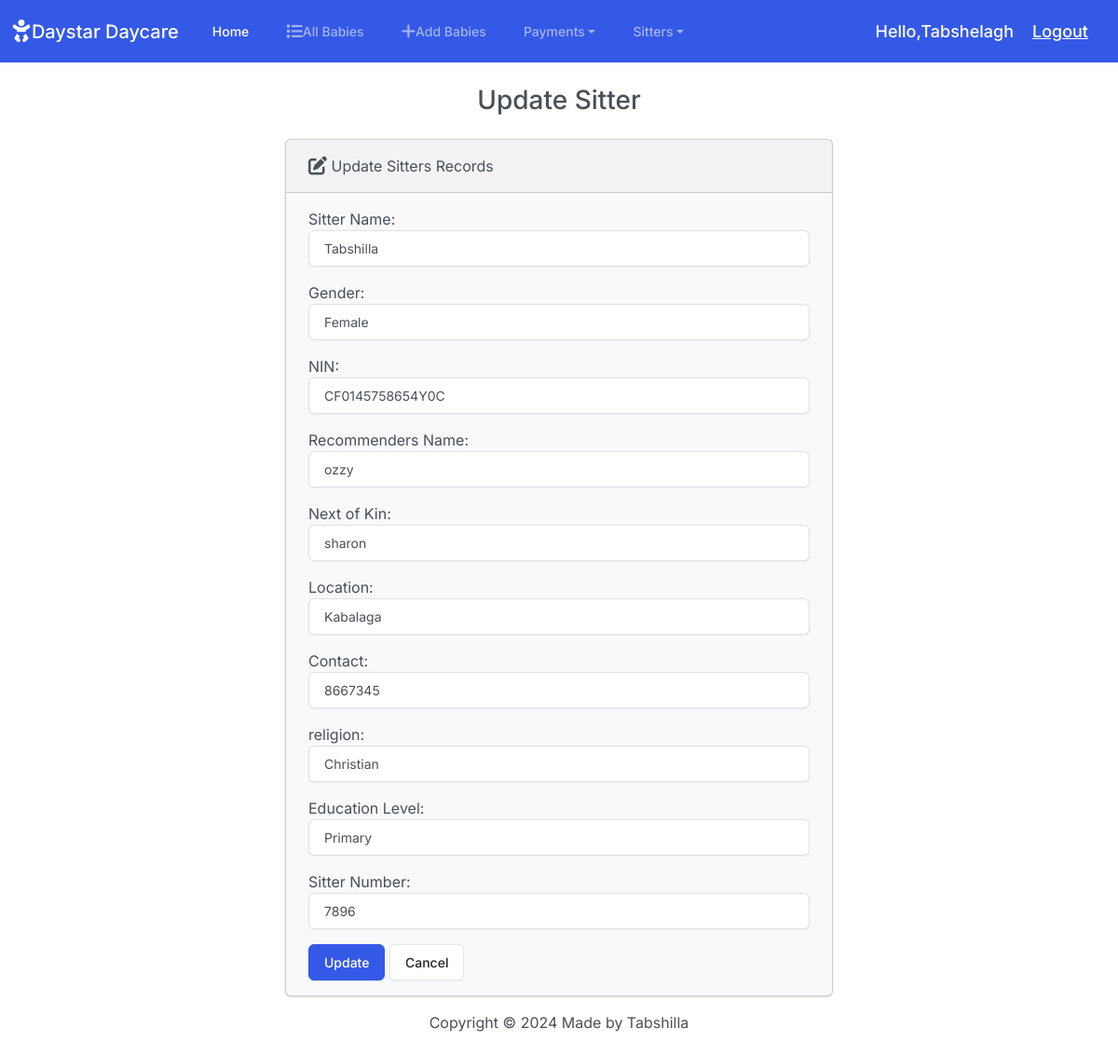
The page /editsitter/1/ (signed in) on the database its author committed.
### DaystarApp/models.py (models this page shows, shortened)
class Sitter(models.Model):
    GENDER_CHOICES = (
        ('Male', 'Male'),
        ('Female', 'Female'),
    )
    RELIGION_CHOICES = (
        ('Christian', 'Christian'),
        ('Muslim', 'Muslim'),
        ('Other', 'Other'),
    )
    EDUCATION_LEVEL_CHOICES = (
        ('Primary', 'Primary'),
        ('Secondary', 'Secondary'),
        ('University', 'University'),
    )
    S_name = models.CharField(max_length=200,null=True,blank=True)
    Gender = models.CharField(max_length=10,choices=GENDER_CHOICES)
    location = models.CharField(max_length=200, default="Kabalaga")
    next_of_kin = models.CharField(max_length=200)
    recommenders_name = models.CharField(max_length=200)
    religion = models.CharField(max_length=100, choices=RELIGION_CHOICES, blank=True)
    NIN = models.CharField(max_length=30, unique=True)
    education_level = models.CharField(max_length=200, choices=EDUCATION_LEVEL_CHOICES)
    sitter_number = models.CharField(max_length=200, unique=True)
    contact = models.IntegerField(null= True)

### DaystarApp/views.py (the view)
# urls.py: path('editsitter/<int:id>/', views.editsitter, name='editsitter'),
def editsitter(request,id):
    if request.method =='POST':
     sitter = Sitter.objects.get(pk=id)
     form = SittersForm(request.POST, instance=sitter)
     if form.is_valid():
        form.save()
        return render(request, 'DaystarApp/editsitter.html', {
            'form':form,
            'success':True
            })
    else:
        sitter = Sitter.objects.get(pk=id)
        form = SittersForm(instance=sitter)
    return render(request, 'DaystarApp/editsitter.html',{'form':form})

### DaystarApp/templates/DaystarApp/editsitter.html (shortened to what this page needs)
{% extends "DaystarApp/base.html" %}
{% block body %}
<h3 class="text-center m-4"> Update Sitter</h3>
{% if success %}
<div class="alert alert-success" role="alert">
    The Sitter is updated successfully
    <a href= "{% url 'index' %}" class="alert-link">Go to Home Page</a>
</div>
{% else %}
   <div class='row justify-content-center'>
    <div class='col-md-6'>
        <div class="card bg-light mb-3">
            <div class="card-header">
                <i class="fa-solid fa-pen-to-square fa-lg"></i>
                Update Sitters Records
            </div>
            <div class="card-body">
              <form action="{% url 'editsitter' Sitter.id %}" method="POST">
                {{ form.as_p }}
                <button type="submit" class="btn btn-primary">Update</button>
                <a href="{% url 'index' %}" class="btn btn-secondary">Cancel</a>
              </form>
            </div>
          </div>
{% endif %}
{% endblock  %}

### DaystarApp/templates/DaystarApp/base.html (shortened to what this page needs)
{% load static %}
<!DOCTYPE html>
<html lang="en">
<head>
    <link rel="stylesheet" href="https://cdnjs.cloudflare.com/ajax/libs/font-awesome/6.5.2/css/all.min.css" >
    <link href="{% static 'css/bootstrap.min.css' %}" rel="stylesheet">
</head>
<body class="d-flex flex-column min-vh-100">
    <nav class="navbar navbar-expand-lg bg-primary" data-bs-theme="dark">
        <div class="container-fluid">
          <a class="navbar-brand" href="{% url 'index' %}">
            <i class="fa-solid fa-baby fa-lg"></i>Daystar Daycare</a>
          <div class="collapse navbar-collapse" id="navbarColor01">
            <ul class="navbar-nav me-auto">
              <li class="nav-item">
                <a class="nav-link active" href="{% url 'home' %}">Home
                </a>
              </li>
              <li class="nav-item">
                <a class="nav-link" href="{% url 'index' %}">
                    All Babies</a>
              </li>
              <li class="nav-item">
                <a class="nav-link" href="{% url 'add' %}">
                    Add Babies</a>
              </li>
              <li class="nav-item dropdown">
                <a class="nav-link dropdown-toggle" data-bs-toggle="dropdown" href="#" role="button" aria-haspopup="true" aria-expanded="false">Payments</a>
              <li class="nav-item dropdown">
                <a class="nav-link dropdown-toggle" data-bs-toggle="dropdown" href="#" role="button" aria-haspopup="true" aria-expanded="false">Sitters</a>
              </li>
            </ul>
            <span class="hello-msg">Hello,{{request.user}} </span>
            <span><a class="hello-msg" href="{% url 'logout' %}">Logout</a></span>
          </div>
        </div>
      </nav>
        {% block body %}
        {% endblock body %}
      </div>
      <footer class="mt-auto mb-4">
        <div class="text-center">
            <span>
                Copyright &copy; <script>document.write(new Date().getFullYear())</script> Made by Tabshilla
            </span>
        </div>
      </footer>
</body>
</html>

### DaystarApp/templates/DaystarApp/base.html (style rules this page uses)
.hello-msg { color: white; font-size: 18px; margin-right: 20px }

### rows shown on the page
Sitter: S_name "Tabshilla", Gender "Female", NIN "CF0145758654Y0C", recommenders_name "ozzy", next_of_kin "sharon", location "Kabalaga", contact "8667345", religion "Christian", education_level "Primary", sitter_number "7896"

### other values the page prints
{{ request.user }} "Tabshelagh"
